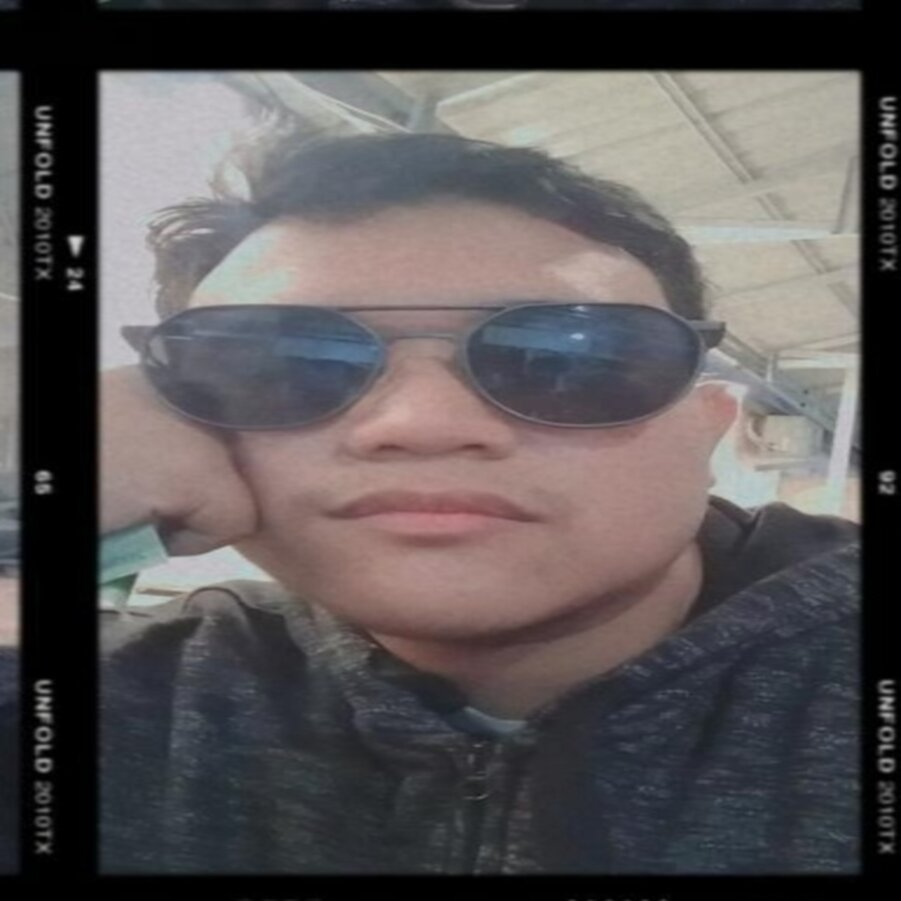
#> input picture didi4.jpg, 901 x 901 px
$ python citra_original_to_citra_segmentasi_noise_gaussian.py
#> lines starting #> are read from the running program, lines starting #| are printed output that depends on the picture
# -*- coding: utf-8 -*-
"""citra original to citra segmentasi noise gaussian.ipynb

Automatically generated by Colaboratory.

Original file is located at
    https://colab.research.google.com/drive/1HQ3QT99eJtlARi2EQ81pmHqDW2Hasbti

B. Citra Original to citra metode NoiseGaussian
   1. kita harus memanggil library python package yang di perlukan dengan cara
mengimportkan library python package nya
"""

import imageio
import matplotlib.pyplot as plt
import numpy as np

"""2. masukkan kode untuk memasukkan citra original terlebih dahulu"""

citra_asli = imageio.imread("didi4.jpg")
#> citra_asli is the input picture: shape (901, 901, 3); mean R, G, B 90.2, 85.7, 86.7

plt.imshow(citra_asli)
plt.title("citra original")
plt.show()

"""3. selanjutnya masukkan kode segmentasi citra digital yang kita inginkan, di sini saya memakai segmentasi citra digital metode NoiseGaussian"""

imgNoiseGaussian = np.zeros((citra_asli.shape[0], citra_asli.shape[1], 3), dtype=np.uint8)

# Add noise
for y in range(0, citra_asli.shape[0]):
    for x in range(0, citra_asli.shape[1]):
        xg = citra_asli[y][x][0]
        xb = xg
        nr = np.random.randint(0,100)
        if nr < 20:
            ns = np.random.randint(0,256) - 128
            xb = int(xg + ns)
            if xb < 0:
                xb = -xb
            if xb > 255:
                xb = 255
        imgNoiseGaussian[y][x] = (xb, xb, xb)
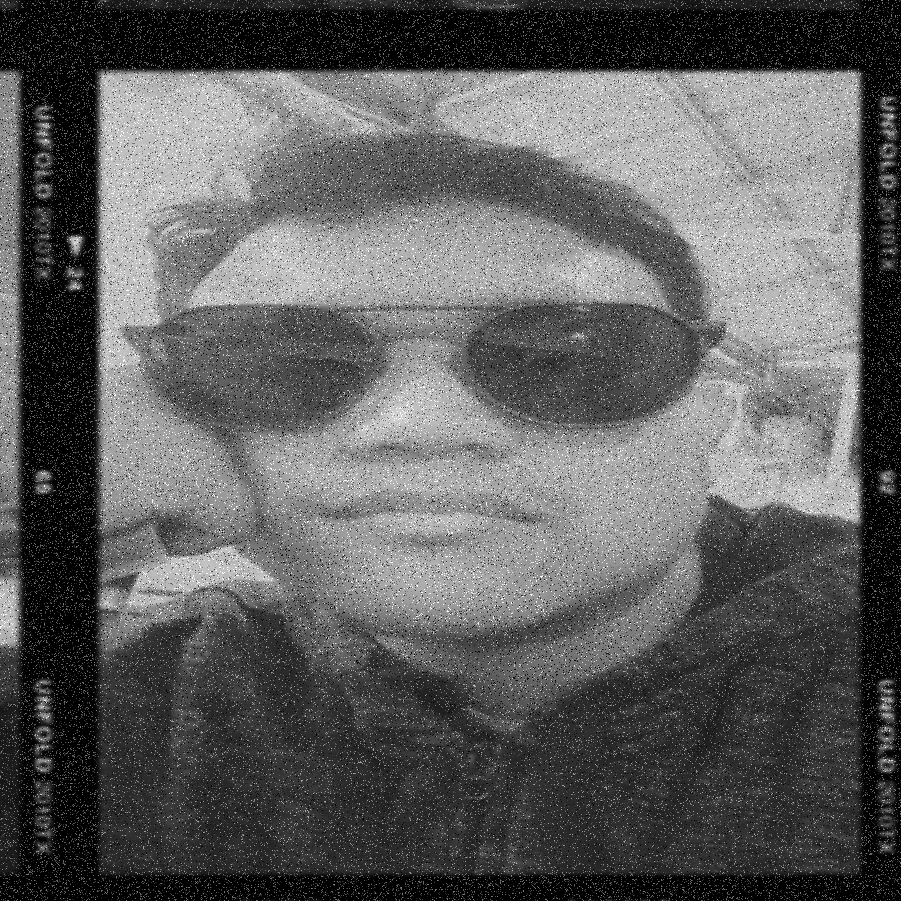
#> imgNoiseGaussian: shape (901, 901, 3); min 0, max 255, mean 93.9

plt.imshow(imgNoiseGaussian)
plt.title("Citra Noise Gaussian")
plt.show()

$ run again, with didi2.png saved as didi4.jpg
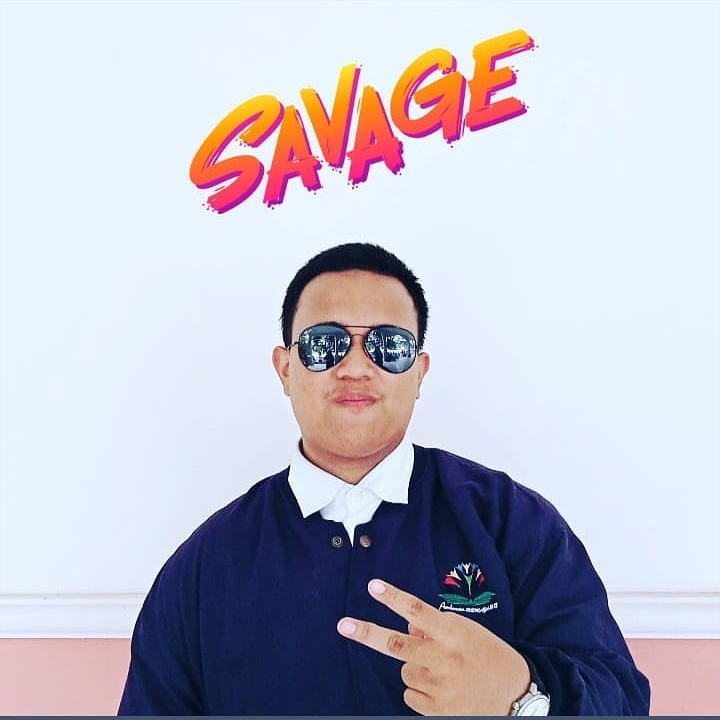
#> input picture didi2.png, 720 x 720 px
#> citra_asli is the input picture: shape (720, 720, 3); mean R, G, B 190.6, 188.6, 201.7
#> after the loop `for y in range(0, citra_asli.shape[0]):`:
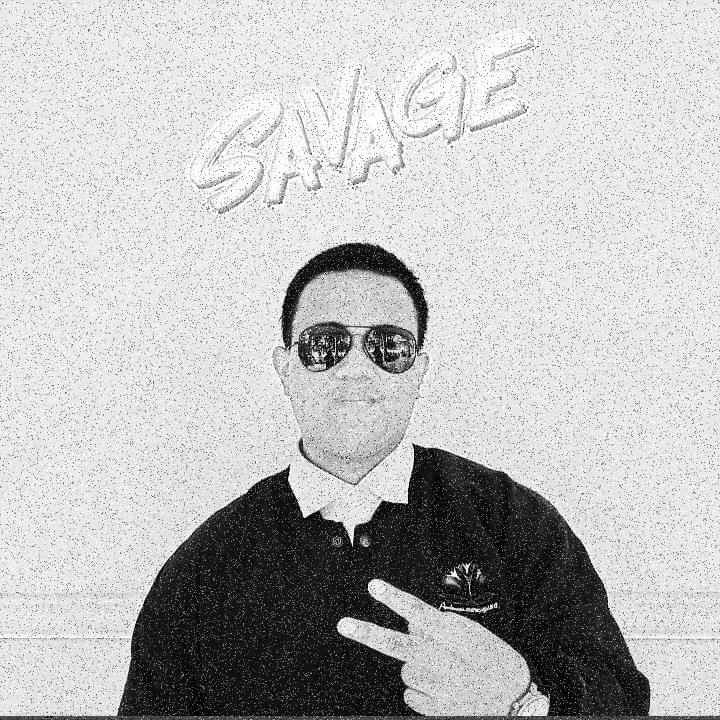
#> imgNoiseGaussian: shape (720, 720, 3); min 0, max 255, mean 188.8
